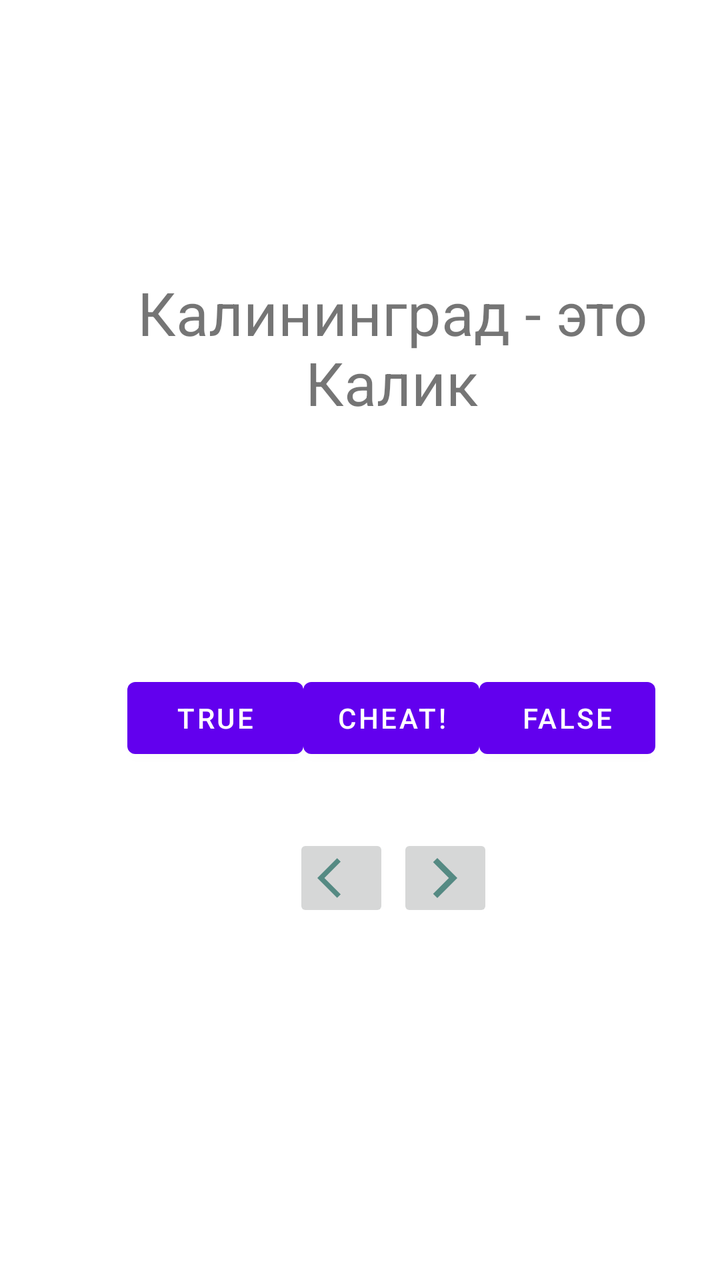
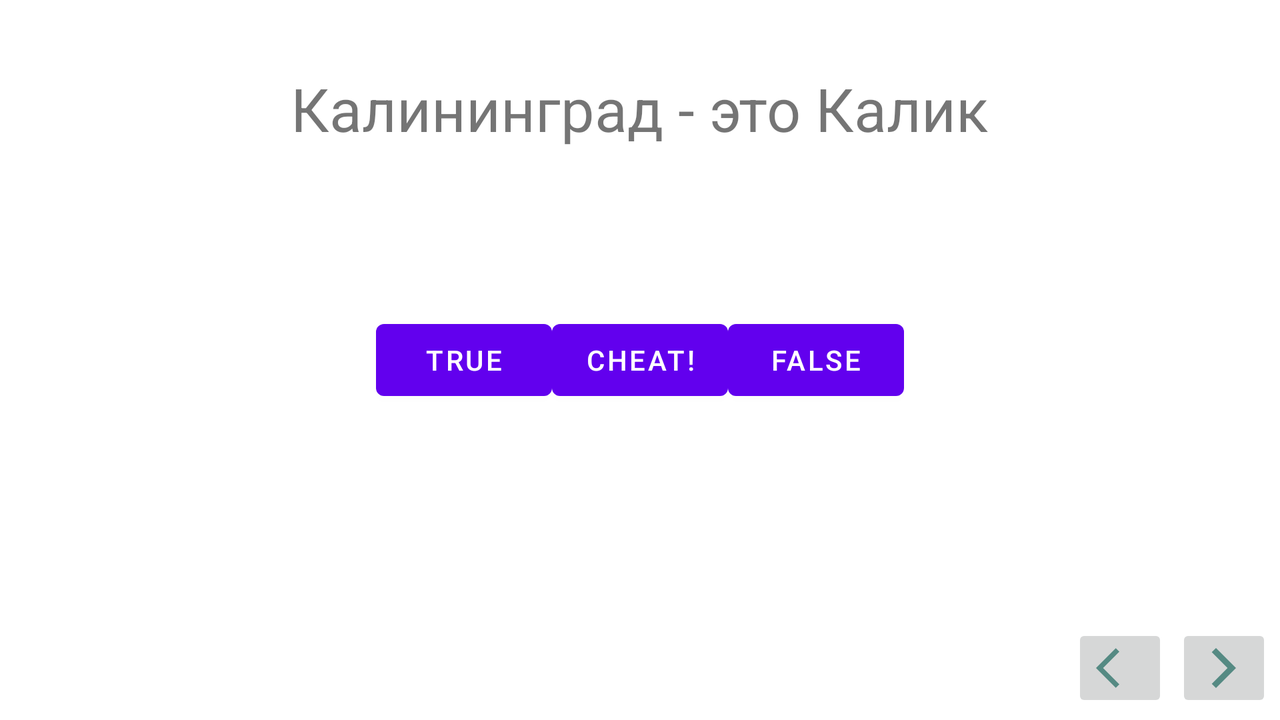

Compare how this app lays out the same screen by default and in its alternative resource folder. The renders come first, then the two layout files and the values they reference.
<!-- AndroidManifest.xml: application theme Theme.PracticeFromBook1 -->
<!-- res/layout/activity_main.xml -->
<?xml version="1.0" encoding="utf-8"?>
<androidx.constraintlayout.widget.ConstraintLayout xmlns:android="http://schemas.android.com/apk/res/android"
    xmlns:app="http://schemas.android.com/apk/res-auto"
    xmlns:tools="http://schemas.android.com/tools"
    android:layout_width="match_parent"
    android:layout_height="match_parent"
    tools:context=".MainActivity">

    <TextView
        android:textAlignment="center"
        android:id="@+id/question_textView"
        android:layout_width="280dp"
        android:layout_height="191dp"
        android:layout_marginTop="136dp"
        android:textSize="30sp"
        app:layout_constraintEnd_toEndOf="parent"
        app:layout_constraintHorizontal_bias="0.081"
        app:layout_constraintStart_toStartOf="@+id/guideline2"
        app:layout_constraintTop_toTopOf="parent"
        tools:text="@string/question_1_text" />

    <LinearLayout
        android:id="@+id/linearLayout2"
        android:layout_width="wrap_content"
        android:layout_height="wrap_content"
        android:layout_marginTop="32dp"
        android:orientation="horizontal"
        app:layout_constraintEnd_toEndOf="@+id/linearLayout"
        app:layout_constraintHorizontal_bias="0.506"
        app:layout_constraintStart_toStartOf="@+id/linearLayout"
        app:layout_constraintTop_toBottomOf="@+id/linearLayout">

        <ImageButton
            android:id="@+id/prev_button"
            android:layout_width="wrap_content"
            android:layout_height="wrap_content"
            android:layout_margin="2dp"
            android:contentDescription="@string/prev_button"
            android:src="@drawable/ic_baseline_arrow_back_ios_24" />

        <ImageButton
            android:id="@+id/next_button"
            android:layout_width="wrap_content"
            android:layout_height="wrap_content"
            android:layout_margin="2dp"
            android:contentDescription="@string/next_button"
            android:src="@drawable/ic_baseline_arrow_forward_ios_24" />

    </LinearLayout>

    <LinearLayout
        android:id="@+id/linearLayout"
        android:layout_width="wrap_content"
        android:layout_height="wrap_content"
        android:layout_marginTop="8dp"
        android:orientation="horizontal"
        app:layout_constraintEnd_toEndOf="@+id/question_textView"

        app:layout_constraintHorizontal_bias="0.476"
        app:layout_constraintStart_toStartOf="@+id/question_textView"
        app:layout_constraintTop_toBottomOf="@+id/question_textView">

        <Button
            android:id="@+id/true_button"
            android:layout_width="wrap_content"
            android:layout_height="wrap_content"
            android:text="@string/true_button" />
        <Button
            android:id="@+id/cheat_button"
            android:layout_width="wrap_content"
            android:layout_height="wrap_content"
            android:text="@string/cheat_button" />
        <Button
            android:id="@+id/false_button"
            android:layout_width="wrap_content"
            android:layout_height="wrap_content"
            android:text="@string/false_button" />
    </LinearLayout>

    <androidx.constraintlayout.widget.Guideline
        android:id="@+id/guideline2"
        android:layout_width="wrap_content"
        android:layout_height="wrap_content"
        android:orientation="vertical"
        app:layout_constraintGuide_percent="0.15" />




</androidx.constraintlayout.widget.ConstraintLayout>
<!-- resources referenced by this layout -->
<resources>
  <!-- drawable ic_baseline_arrow_back_ios_24 (drawable) -->
  <vector android:height="24dp" android:tint="#558A83"
      android:viewportHeight="24" android:viewportWidth="24"
      android:width="24dp" xmlns:android="http://schemas.android.com/apk/res/android">
      <path android:fillColor="@android:color/white" android:pathData="M11.67,3.87L9.9,2.1 0,12l9.9,9.9 1.77,-1.77L3.54,12z"/>
  </vector>
  <!-- drawable ic_baseline_arrow_forward_ios_24 (drawable) -->
  <vector android:height="24dp" android:tint="#558A83"
      android:viewportHeight="24" android:viewportWidth="24"
      android:width="24dp" xmlns:android="http://schemas.android.com/apk/res/android">
      <path android:fillColor="@android:color/white" android:pathData="M5.88,4.12L13.76,12l-7.88,7.88L8,22l10,-10L8,2z"/>
  </vector>
  <string name="cheat_button">Cheat!</string>
  <string name="false_button">False</string>
  <string name="next_button">NEXT</string>
  <string name="prev_button">PREV</string>
  <string name="question_1_text">Калининград - это Калик</string>
  <string name="true_button">True</string>
  <style name="Theme.PracticeFromBook1" parent="Theme.MaterialComponents.DayNight.DarkActionBar">
          
          <item name="colorPrimary">@color/purple_500</item>
          <item name="colorPrimaryVariant">@color/purple_700</item>
          <item name="colorOnPrimary">@color/white</item>
          
          <item name="colorSecondary">@color/teal_200</item>
          <item name="colorSecondaryVariant">@color/teal_700</item>
          <item name="colorOnSecondary">@color/black</item>
          
          <item name="android:statusBarColor" tools:targetApi="l">?attr/colorPrimaryVariant</item>
          
      </style>
</resources>
<!-- res/layout-land/activity_main.xml (the repository's variant of the layout above) -->
<!-- drawn on the phone turned sideways -->
<?xml version="1.0" encoding="utf-8"?>
<FrameLayout xmlns:android="http://schemas.android.com/apk/res/android"
    xmlns:app="http://schemas.android.com/apk/res-auto"
    xmlns:tools="http://schemas.android.com/tools"
    android:layout_width="match_parent"
    android:layout_height="match_parent">


    <TextView
        android:id="@+id/question_textView"
        android:layout_width="wrap_content"
        android:layout_height="wrap_content"
        android:layout_gravity="center_horizontal"
        android:layout_marginTop="10dp"
        android:padding="24dp"
        android:textAlignment="center"
        android:textSize="30sp"
        tools:text="@string/question_1_text" />


    <LinearLayout
        android:id="@+id/linearLayout"
        android:layout_width="wrap_content"
        android:layout_height="wrap_content"
        android:layout_gravity="center_vertical|center_horizontal">

        <Button
            android:id="@+id/true_button"
            android:layout_width="wrap_content"
            android:layout_height="wrap_content"
            android:text="@string/true_button"
            android:layout_gravity="bottom|center_horizontal" />

        <Button
            android:id="@+id/cheat_button"
            android:layout_width="wrap_content"
            android:layout_height="wrap_content"
            android:layout_gravity="bottom|center_horizontal"
            android:text="@string/cheat_button" />

        <Button
            android:id="@+id/false_button"
            android:layout_width="wrap_content"
            android:layout_height="wrap_content"

            android:text="@string/false_button"
            android:layout_gravity="bottom|center_horizontal" />
    </LinearLayout>



    <LinearLayout
        android:layout_width="wrap_content"
        android:layout_height="wrap_content"
        android:layout_gravity="bottom|end">

        <ImageButton
            android:id="@+id/prev_button"
            android:layout_width="wrap_content"
            android:layout_height="wrap_content"
            android:layout_marginTop="4dp"
            android:contentDescription="@string/prev_button"
            android:src="@drawable/ic_baseline_arrow_back_ios_24" />

        <ImageButton
            android:id="@+id/next_button"
            android:layout_width="wrap_content"
            android:layout_height="wrap_content"
            android:layout_margin="4dp"
            android:contentDescription="@string/next_button"
            android:src="@drawable/ic_baseline_arrow_forward_ios_24" />
    </LinearLayout>

    <androidx.constraintlayout.widget.Guideline
        android:id="@+id/guideline2"
        android:layout_width="wrap_content"
        android:layout_height="wrap_content"
        android:orientation="vertical"
        app:layout_constraintGuide_percent="0.15" />



</FrameLayout>
